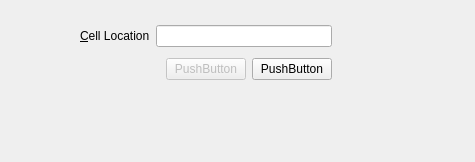
<?xml version="1.0" encoding="UTF-8"?>
<ui version="4.0">
 <class>GoToCellDialog</class>
 <widget class="QWidget" name="GoToCellDialog">
  <property name="geometry">
   <rect>
    <x>0</x>
    <y>0</y>
    <width>475</width>
    <height>162</height>
   </rect>
  </property>
  <property name="windowTitle">
   <string>GOToCell</string>
  </property>
  <widget class="QWidget" name="">
   <property name="geometry">
    <rect>
     <x>80</x>
     <y>20</y>
     <width>252</width>
     <height>66</height>
    </rect>
   </property>
   <layout class="QVBoxLayout" name="verticalLayout">
    <item>
     <layout class="QHBoxLayout" name="horizontalLayout">
      <item>
       <widget class="QLabel" name="label">
        <property name="text">
         <string>&amp;Cell Location</string>
        </property>
        <property name="buddy">
         <cstring>lineEdit</cstring>
        </property>
       </widget>
      </item>
      <item>
       <widget class="QLineEdit" name="lineEdit"/>
      </item>
     </layout>
    </item>
    <item>
     <layout class="QHBoxLayout" name="horizontalLayout_2">
      <item>
       <spacer name="horizontalSpacer">
        <property name="orientation">
         <enum>Qt::Horizontal</enum>
        </property>
        <property name="sizeHint" stdset="0">
         <size>
          <width>40</width>
          <height>20</height>
         </size>
        </property>
       </spacer>
      </item>
      <item>
       <widget class="QPushButton" name="OkButton">
        <property name="enabled">
         <bool>false</bool>
        </property>
        <property name="text">
         <string>PushButton</string>
        </property>
       </widget>
      </item>
      <item>
       <widget class="QPushButton" name="cancelButton_">
        <property name="text">
         <string>PushButton</string>
        </property>
       </widget>
      </item>
     </layout>
    </item>
   </layout>
  </widget>
  <zorder>OkButton</zorder>
  <zorder>cancelButton_</zorder>
  <zorder>horizontalSpacer</zorder>
  <zorder>label</zorder>
  <zorder>lineEdit</zorder>
  <zorder>label</zorder>
  <zorder>label</zorder>
 </widget>
 <tabstops>
  <tabstop>lineEdit</tabstop>
  <tabstop>OkButton</tabstop>
  <tabstop>cancelButton_</tabstop>
 </tabstops>
 <resources/>
 <connections/>
</ui>
